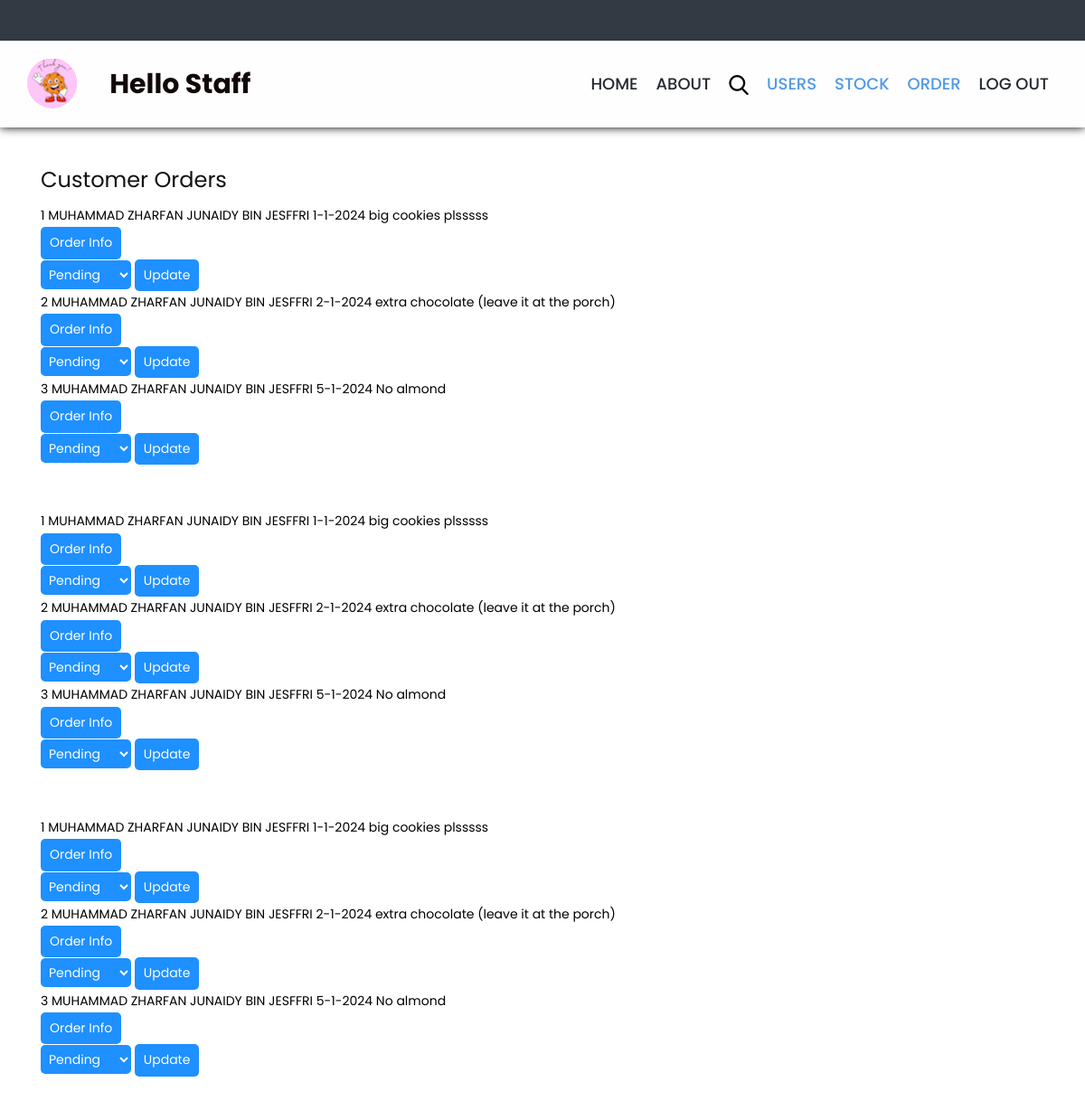
Page /staff/view_Order.php on the committed database.
### tables this page shows
CREATE TABLE Orders(
    order_ID INT(20) NOT NULL AUTO_INCREMENT PRIMARY KEY,
    order_Date VARCHAR(100),
    order_Details VARCHAR(200),
    order_Status BOOLEAN,
    total_Price int(20),
    user_ID INT(100),
    FOREIGN KEY(user_ID) REFERENCES users(user_ID)
    ON DELETE CASCADE
    ON UPDATE CASCADE
);

CREATE TABLE users(
    user_ID INT NOT NULL AUTO_INCREMENT PRIMARY KEY,
    username TEXT(100) NOT NULL,
    name VARCHAR(100) NOT NULL,
    password VARCHAR(200) NOT NULL,
    gender VARCHAR(100) NOT NULL,
    address VARCHAR(200) NOT NULL,
    email varchar(50) NOT NULL,
    phone_Num VARCHAR(200) NOT NULL,
    picture VARCHAR(200) NOT NULL,
    level_ID INT(2) NOT NULL,
    FOREIGN KEY(level_ID) REFERENCES level(id)
    ON DELETE CASCADE
    ON UPDATE CASCADE
);

### reusableCodes/Functions.php (the view, shortened to what this page needs)
<?php
function getOrderDetailsStaff()
{
	include('connectdb.php');
	$sql = "SELECT * FROM orders";
	$query = mysqli_query($conn, $sql);
	$totalRows = mysqli_num_rows($query);
	$arrayOfArrays = array();
	while ($row = mysqli_fetch_array($query)) {
		$arrayOfArrays[] = $row;
	}
	for ($i = 0; $i < $totalRows; $i++) {
		if ($arrayOfArrays[$i][3] != 5 && $arrayOfArrays[$i][3] != 3) {
			echo "
			<tbody>
				<tr>
					<td>" . $arrayOfArrays[$i][0] . "</td>";
			$sql2 = "SELECT * FROM users WHERE user_ID ='" . $arrayOfArrays[$i][4] . "'";
			$query = mysqli_query($conn, $sql2);
			$userArray = mysqli_fetch_array($query);
			echo "		<td>" . $userArray[2] . "</td>
						<td>" . $arrayOfArrays[$i][1] . "</td>
						<td>" . $arrayOfArrays[$i][2] . "</td>
						<form action='order_details.php' method='POST'>
						<td><button type='send' name='submit' value=1>Order Info</button></td>
						<input type='hidden' name='orderID' value='" . $arrayOfArrays[$i][0] . "'>
						</form>
						<form action='../reusableCodes/updateStatus.php' method='GET'>
						<input type='hidden' name='orderID' value='" . $arrayOfArrays[$i][0] . "'>
						<input type='hidden' name='location' value='$i'>
						<td>";
			switch ($arrayOfArrays[$i][3]) {
				case 1:
					echo "
							<select class=\"status-select\" name='status[]' id ='status[]'>
								<option value=\"1\" selected>Pending</option>
								<option value=\"2\">Ready</option>
								<option value=\"3\">Received</option>
								<option value=\"4\">Shipped</option>
								<option value=\"5\">Delivered</option>
							</select>
						</td>
						<td><button type='send'>Update</button></td>
					</tr>
				</tbody>";
					break;
			}
		}
	}
}

### css/style.css (style rules this page uses)
*, *::after, *::before { box-sizing: border-box !important; }
html { scroll-behavior: smooth; }
body { color: #000000; font-size: 14px; font-family: Poppins, sans-serif; line-height: 1.80857; font-weight: normal; overflow-x: hidden; }
button { border: 0; margin: 0; padding: 0; cursor: pointer; }

### staff/view_Order.php (style rules this page uses)
.status-select { width: 100px; background-color: DodgerBlue; color: white; border: none; padding: 5px; border-radius: 5px; }
button { background-color: DodgerBlue; color: white; border: none; padding: 5px 10px; border-radius: 5px; cursor: pointer; }

### rows in the picture
orders: order_ID "1", user_ID.name "MUHAMMAD ZHARFAN JUNAIDY BIN JESFFRI", order_Date "1-1-2024", order_Details "big cookies plsssss"
orders: order_ID "2", user_ID.name "MUHAMMAD ZHARFAN JUNAIDY BIN JESFFRI", order_Date "2-1-2024", order_Details "extra chocolate (leave it at the porch)"
orders: order_ID "3", user_ID.name "MUHAMMAD ZHARFAN JUNAIDY BIN JESFFRI", order_Date "5-1-2024", order_Details "No almond"
